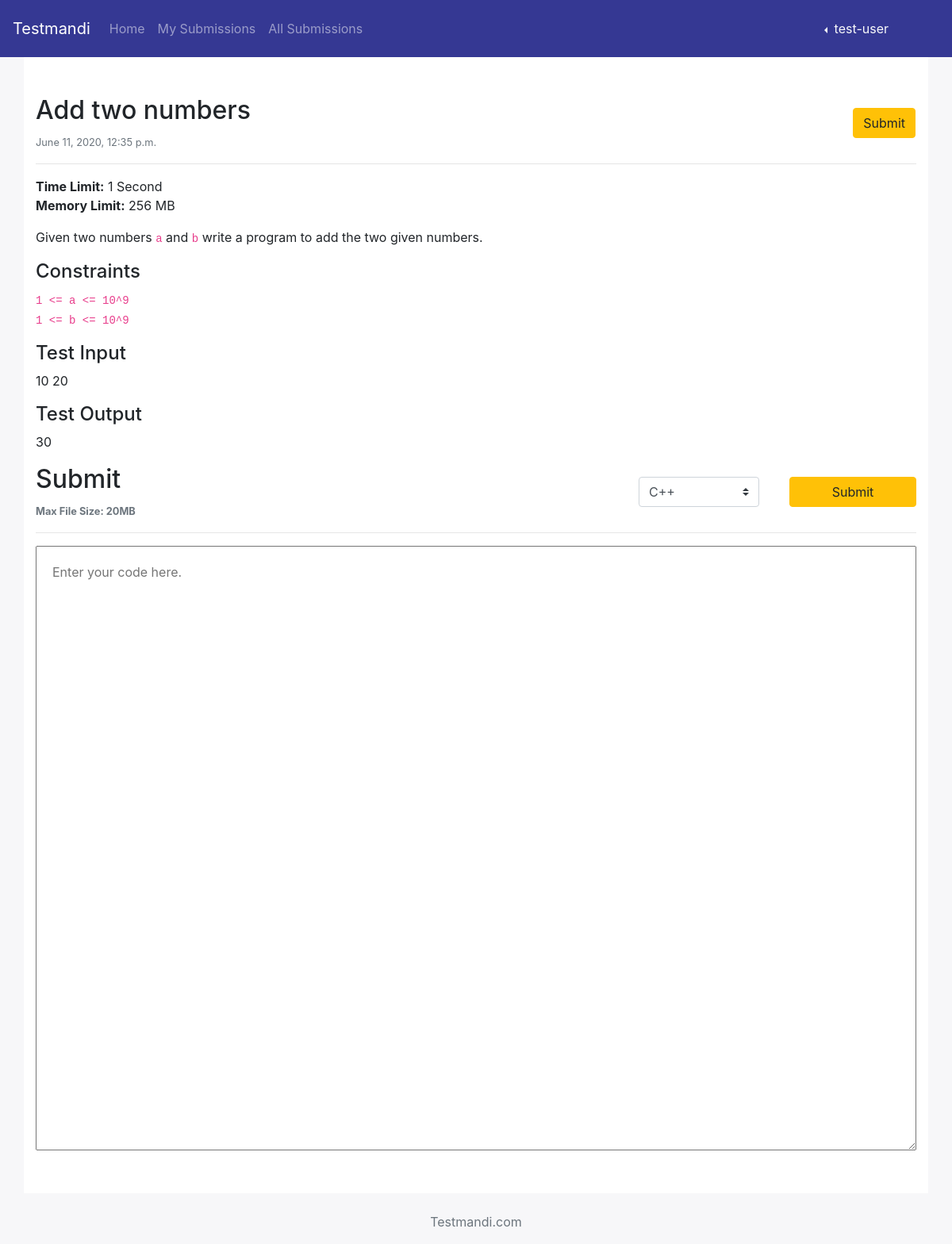
The page /question/ATN on the database its author committed.
### dashboard/models.py (models this page shows, shortened)
class Question(models.Model):
    title = models.CharField(max_length=100, blank=True, null=True)
    question = models.TextField(max_length=5000, blank=True, null=True)
    hit = models.CharField(max_length=10, blank=True, null=True)
    time_limit = models.CharField(max_length=10, blank=True, null=True)
    time_stamp = models.DateTimeField(auto_now_add=True)

### dashboard/views.py (the view, shortened to what this page needs)
# urls.py: path('question/<str:hit>', question_details_view, name="question"),
def question_details_view(request, hit):
    question = Question.objects.get(hit=hit)
    context = {
        "title": hit,
        "question": question
    }
    return render(request, 'dashboard/question.html', context)

### templates/dashboard/question.html (shortened to what this page needs)
{% extends "base/base.html" %}
{% block content %}
    {% load markdown_deux_tags %}
    <form action="" method="POST">{% csrf_token %}
        <div class="row">
            <div class="col-10">
                <h2>{{ question.title }}</h2>
                <small class="text-muted">
                    {{ question.time_stamp }}
                </small>
            </div>
            <div class="col-2 pr-3">
                <button class="btn btn-warning mt-3 float-right" type="submit" name="submit">
                    Submit
                </button>
            </div>
        </div>
        <hr>
        <p>
            <strong>Time Limit:</strong> {{ question.time_limit }} Second <br>
            <strong>Memory Limit:</strong> 256 MB
        </p>
        <p>
            {{ question.question | markdown }}
        </p>
        <div class="row">
            <div class="col-8">
                <h2>Submit</h2>
                <small class="text-muted">
                    <strong>Max File Size: 20MB</strong>
                </small>
            </div>
            <div class="col-2 sticky-top form-inline">
                <select name="language" class="custom-select my-1 mr-sm-2" style="width: 200px" id="inlineFormCustomSelectPref">
                    <option selected>C++</option>
                </select>
            </div>
            <div class="col-2 sticky-top">
                <button class="btn btn-warning mt-3 btn-block" type="submit" name="submit">
                    Submit
                </button>
            </div>
        </div>
        <hr>
        <textarea name="solution" id="" class="w-100 code-area" rows="30" placeholder="Enter your code here."
                  required></textarea>
    </form>
{% endblock %}

### static/css/style.css (style rules this page uses)
body { background-color: rgba(242, 242, 246, 0.56) !important; }
.code-area { padding: 20px; }

### rows shown on the page
Question: title "Add two numbers", time_stamp "June 11, 2020, 12:35 p.m.", time_limit "1", question "Given two numbers a and b write a program to add the two given numbers. Constraints 1 <= a <= 10^9 1 <= b <= 10^9 Test Input 10 20 Test Output 30"
